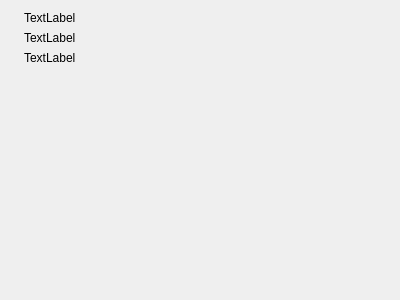
<?xml version="1.0" encoding="UTF-8"?>
<ui version="4.0">
 <class>GeneratorWgt</class>
 <widget class="BaseWgt" name="GeneratorWgt">
  <property name="geometry">
   <rect>
    <x>0</x>
    <y>0</y>
    <width>400</width>
    <height>300</height>
   </rect>
  </property>
  <property name="contextMenuPolicy">
   <enum>Qt::CustomContextMenu</enum>
  </property>
  <property name="windowTitle">
   <string>Form</string>
  </property>
  <layout class="QFormLayout" name="formLayout">
   <item row="0" column="0">
    <widget class="QLabel" name="lbl_rnd_int">
     <property name="text">
      <string/>
     </property>
    </widget>
   </item>
   <item row="2" column="0">
    <widget class="QLabel" name="lbl_rnd_qstr">
     <property name="text">
      <string/>
     </property>
    </widget>
   </item>
   <item row="1" column="0">
    <widget class="QLabel" name="lbl_rnd_double">
     <property name="text">
      <string/>
     </property>
    </widget>
   </item>
   <item row="0" column="1">
    <widget class="QLabel" name="int_lbl">
     <property name="text">
      <string>TextLabel</string>
     </property>
    </widget>
   </item>
   <item row="1" column="1">
    <widget class="QLabel" name="double_lbl">
     <property name="text">
      <string>TextLabel</string>
     </property>
    </widget>
   </item>
   <item row="2" column="1">
    <widget class="QLabel" name="qstr_lbl">
     <property name="text">
      <string>TextLabel</string>
     </property>
    </widget>
   </item>
  </layout>
  <action name="actionUpdate_timer">
   <property name="icon">
    <iconset resource="resources.qrc">
     <normaloff>:/whether/imgs/timer.png</normaloff>:/whether/imgs/timer.png</iconset>
   </property>
   <property name="text">
    <string>Update timer</string>
   </property>
   <property name="menuRole">
    <enum>QAction::NoRole</enum>
   </property>
  </action>
 </widget>
 <customwidgets>
  <customwidget>
   <class>BaseWgt</class>
   <extends>QWidget</extends>
   <header>BaseWgt.h</header>
   <container>1</container>
  </customwidget>
 </customwidgets>
 <resources>
  <include location="resources.qrc"/>
 </resources>
 <connections/>
</ui>
